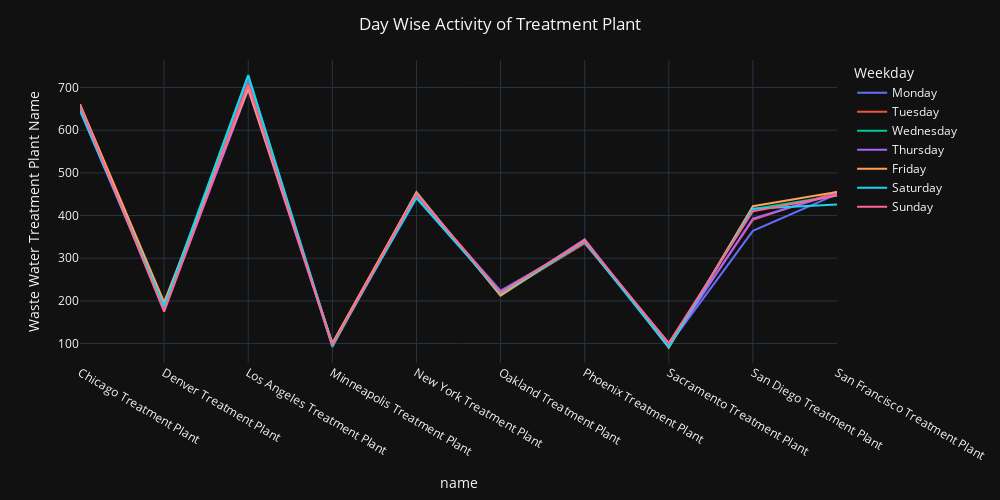

The code cell stored with this chart in its notebook:
### Code cell
fig= px.line(Weekdaywise_Activity_df, x='name', y='Volume of Water Treated', template='plotly_dark', color ='Weekday')
fig.update_layout(title=dict(text='Day Wise Activity of Treatment Plant', x=0.5), width=1000, height=500, yaxis_title = 'Waste Water Treatment Plant Name')
fig.show()

### Figure 1 — Plotly figure (JSON) as saved in the notebook; plotly's stock layout.template omitted (floating-point values rounded to 4 significant figures)
{"data": [{"hovertemplate": "Weekday=Monday<br>name=%{x}<br>Volume of Water Treated=%{y}<extra></extra>", "legendgroup": "Monday", "line": {"color": "#636efa", "dash": "solid"}, "marker": {"symbol": "circle"}, "mode": "lines", "name": "Monday", "orientation": "v", "showlegend": true, "type": "scatter", "x": ["Chicago Treatment Plant", "Denver Treatment Plant", "Los Angeles Treatment Plant", "Minneapolis Treatment Plant", "New York Treatment Plant", "Oakland Treatment Plant", "Phoenix Treatment Plant", "Sacramento Treatment Plant", "San Diego Treatment Plant ", "San Francisco Treatment Plant"], "xaxis": "x", "y": [646, 183, 717, 94, 446, 224, 337, 96, 364, 450], "yaxis": "y"}, {"hovertemplate": "Weekday=Tuesday<br>name=%{x}<br>Volume of Water Treated=%{y}<extra></extra>", "legendgroup": "Tuesday", "line": {"color": "#EF553B", "dash": "solid"}, "marker": {"symbol": "circle"}, "mode": "lines", "name": "Tuesday", "orientation": "v", "showlegend": true, "type": "scatter", "x": ["Chicago Treatment Plant", "Denver Treatment Plant", "Los Angeles Treatment Plant", "Minneapolis Treatment Plant", "New York Treatment Plant", "Oakland Treatment Plant", "Phoenix Treatment Plant", "Sacramento Treatment Plant", "San Diego Treatment Plant ", "San Francisco Treatment Plant"], "xaxis": "x", "y": [657, 187, 710, 100, 448, 215, 335, 101, 390, 456], "yaxis": "y"}, {"hovertemplate": "Weekday=Wednesday<br>name=%{x}<br>Volume of Water Treated=%{y}<extra></extra>", "legendgroup": "Wednesday", "line": {"color": "#00cc96", "dash": "solid"}, "marker": {"symbol": "circle"}, "mode": "lines", "name": "Wednesday", "orientation": "v", "showlegend": true, "type": "scatter", "x": ["Chicago Treatment Plant", "Denver Treatment Plant", "Los Angeles Treatment Plant", "Minneapolis Treatment Plant", "New York Treatment Plant", "Oakland Treatment Plant", "Phoenix Treatment Plant", "Sacramento Treatment Plant", "San Diego Treatment Plant ", "San Francisco Treatment Plant"], "xaxis": "x", "y": [651, 190, 729, 92, 455, 212, 340, 94, 415, 447], "yaxis": "y"}, {"hovertemplate": "Weekday=Thursday<br>name=%{x}<br>Volume of Water Treated=%{y}<extra></extra>", "legendgroup": "Thursday", "line": {"color": "#ab63fa", "dash": "solid"}, "marker": {"symbol": "circle"}, "mode": "lines", "name": "Thursday", "orientation": "v", "showlegend": true, "type": "scatter", "x": ["Chicago Treatment Plant", "Denver Treatment Plant", "Los Angeles Treatment Plant", "Minneapolis Treatment Plant", "New York Treatment Plant", "Oakland Treatment Plant", "Phoenix Treatment Plant", "Sacramento Treatment Plant", "San Diego Treatment Plant ", "San Francisco Treatment Plant"], "xaxis": "x", "y": [658, 179, 695, 96, 450, 216, 344, 94, 393, 452], "yaxis": "y"}, {"hovertemplate": "Weekday=Friday<br>name=%{x}<br>Volume of Water Treated=%{y}<extra></extra>", "legendgroup": "Friday", "line": {"color": "#FFA15A", "dash": "solid"}, "marker": {"symbol": "circle"}, "mode": "lines", "name": "Friday", "orientation": "v", "showlegend": true, "type": "scatter", "x": ["Chicago Treatment Plant", "Denver Treatment Plant", "Los Angeles Treatment Plant", "Minneapolis Treatment Plant", "New York Treatment Plant", "Oakland Treatment Plant", "Phoenix Treatment Plant", "Sacramento Treatment Plant", "San Diego Treatment Plant ", "San Francisco Treatment Plant"], "xaxis": "x", "y": [661, 197, 698, 101, 454, 213, 342, 90, 422, 455], "yaxis": "y"}, {"hovertemplate": "Weekday=Saturday<br>name=%{x}<br>Volume of Water Treated=%{y}<extra></extra>", "legendgroup": "Saturday", "line": {"color": "#19d3f3", "dash": "solid"}, "marker": {"symbol": "circle"}, "mode": "lines", "name": "Saturday", "orientation": "v", "showlegend": true, "type": "scatter", "x": ["Chicago Treatment Plant", "Denver Treatment Plant", "Los Angeles Treatment Plant", "Minneapolis Treatment Plant", "New York Treatment Plant", "Oakland Treatment Plant", "Phoenix Treatment Plant", "Sacramento Treatment Plant", "San Diego Treatment Plant ", "San Francisco Treatment Plant"], "xaxis": "x", "y": [646, 187, 728, 98, 441, 218, 338, 92, 416, 426], "yaxis": "y"}, {"hovertemplate": "Weekday=Sunday<br>name=%{x}<br>Volume of Water Treated=%{y}<extra></extra>", "legendgroup": "Sunday", "line": {"color": "#FF6692", "dash": "solid"}, "marker": {"symbol": "circle"}, "mode": "lines", "name": "Sunday", "orientation": "v", "showlegend": true, "type": "scatter", "x": ["Chicago Treatment Plant", "Denver Treatment Plant", "Los Angeles Treatment Plant", "Minneapolis Treatment Plant", "New York Treatment Plant", "Oakland Treatment Plant", "Phoenix Treatment Plant", "Sacramento Treatment Plant", "San Diego Treatment Plant ", "San Francisco Treatment Plant"], "xaxis": "x", "y": [658, 175, 706, 96, 451, 220, 341, 101, 410, 447], "yaxis": "y"}], "layout": {"height": 500, "legend": {"title": {"text": "Weekday"}, "tracegroupgap": 0}, "margin": {"t": 60}, "title": {"text": "Day Wise Activity of Treatment Plant", "x": 0.5}, "width": 1000, "xaxis": {"anchor": "y", "domain": [0, 1], "title": {"text": "name"}}, "yaxis": {"anchor": "x", "domain": [0, 1], "title": {"text": "Waste Water Treatment Plant Name"}}}}
